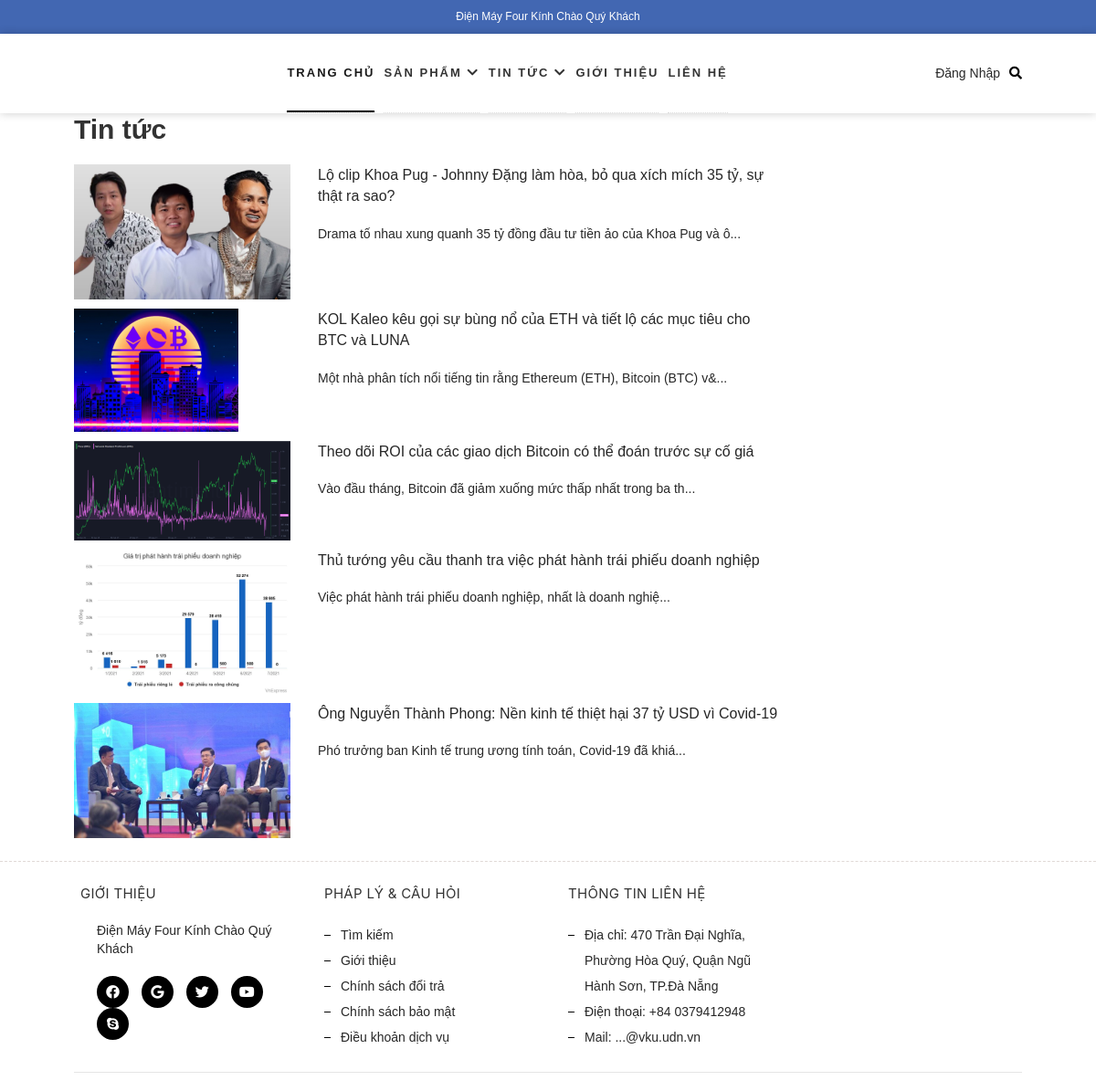
The page /sanpham/tatcatintuc on the database its author committed.
### tables this page shows
CREATE TABLE `blog` (
  `id_blog` int(11) NOT NULL,
  `name_blogs` varchar(100) NOT NULL,
  `img` varchar(500) NOT NULL,
  `title_blog` varchar(200) NOT NULL,
  `content_blog` longtext NOT NULL,
  `id_category_blog` int(11) NOT NULL
);

### system/libs/load.php (called while the page is built, shortened)
<?php
    class load{
        public function view($filename, $data = null){
            include'app/views/'.$filename.'.php';
        }
        public function model($filename){
            return new $filename();
        }
    }
?>

### app/controllers/sanpham.php (called while the page is built, shortened)
<?php
    class sanpham extends DController{
        public function tatcatintuc(){
            $table_member = "member";
            $membermodel = $this->load->model('membermodel');
            $data['member'] = $membermodel->member($table_member);
            $table_category = "category";
            $categorymodel = $this->load->model('categorymodel');
            $data['category'] = $categorymodel->category_home($table_category);
            $table_category_blog = "category_blog";
            $table_blog = "blog";
            $category_blog = $this->load->model('category_blog');
            $data['category_blog'] = $category_blog->category_blog_home($table_category_blog);
            $data['blog_id'] = $category_blog->blog_home_all($table_blog);
            $this->load->view('header');
            $this->load->view('menu',$data);
            $this->load->view('blog',$data);
            $this->load->view('footer');
        }
    }
?>

### system/libs/Session.php (called while the page is built, shortened)
<?php
class Session {
        public static function get($key){
            if(isset($_SESSION['$key'])){
                return $_SESSION['$key'];
            }else{
                return false;
            }
        }
    }
?>

### system/libs/Database.php (called while the page is built, shortened)
<?php
class Database extends PDO {
    public function select($sql,$data = array(),$fetchStyle = PDO::FETCH_ASSOC){
        $statement = $this->prepare($sql);
        $statement->execute();
        return $statement->fetchAll($fetchStyle);
    }
}
?>

### app/models/category_blog.php (called while the page is built, shortened)
<?php
    class category_blog extends DModel{
        public function blog_home_all($table_blog){
            $sql    = "SELECT * FROM $table_blog ORDER BY id_blog DESC ";
            return $this->db->select($sql);
        }
    }
?>

### system/libs/DController.php (called while the page is built, shortened)
<?php
    class DController{
        public function __construct(){
            $this->load = new load();
        }
    }
?>

### system/libs/DModel.php (called while the page is built, shortened)
<?php
class DModel {
    public function __construct()
    {
        $conn ='mysql:dbname=website; host=localhost; charset=utf8';
        $user ='root';
        $pass ='';
        $this->db = new Database($conn,$user,$pass);
    }
}
?>

### app/views/blog.php (the view)
<div class="container">
    <div class="row">
        <div class="col-md-9 col-sm-12 col-xs-12">
            <div class="heading-page clearfix">
                <h1>Tin tức</h1>
            </div>
            <div class="blog-content">
                <div class="list-article-content blog-posts">
            <article class="blog-loop" >
            <?php
                foreach($blog_id as $key => $blog){
            ?>
                <div class="blog-post row" style="margin-top: 10px">
                  <div class="col-md-4 col-xs-12 col-sm-12">
                    <a href="<?php echo BASE_URL?>sanpham/chitiettintuc/<?php echo $blog['id_blog'] ?>" class="blog-post-thumbnail" rel="nofollow">
                      <img src="<?php echo BASE_URL?>/public/uploads/blog/<?php echo $blog['img']?>" >
                    </a>
                  </div>
                  <div class="col-md-8 col-xs-12 col-sm-12">
                    <h3 class="blog-post-title">
                      <a href="<?php echo BASE_URL?>sanpham/chitiettintuc/<?php echo $blog['id_blog'] ?>"><?php echo $blog['name_blogs']?></a>
                    </h3>
                    <p class="entry-content"><?php echo substr($blog['title_blog'],0,100).'...' ?></p>
                  </div>
                </div>
            <?php } ?>
            </article>
                </div>
            </div>
        </div>
    </div>
</div>

### index.php (shortened to what this page needs)
<!DOCTYPE html>
<html lang="en">
<body>
<?php
    $main = new Main();
?>
</body>
</html>

### system/libs/Main.php (shortened to what this page needs)
<?php
    class Main{
        public $url;
        public $controllerName = "index";
        public $methodName = "index";
        public $controllerPath = "app/controllers/";
        public $controller;
        public function __construct(){
            $this->callMethod();
        }
    public function getUrl(){
        $this->url = isset($_GET['url']) ? $_GET['url'] : NULL;
        if($this->url!=NULL){
            $this->url = rtrim($this->url, '/');
            $this->url = explode('/',filter_var($this->url, FILTER_SANITIZE_URL));
        }else{
            unset($this->url);
        }
    }
    public function loadController(){
        if(!isset($this->url[0])){
            include $this->controllerPath.$this->controllerName.'.php';
            $this->controller = new $this->controllerName();
        }else{
            $this->controllerName = $this->url[0];
            $fileName =  $this->controllerPath.$this->controllerName.'.php';
            if(file_exists($fileName)){
                if(class_exists($this->controllerName)){
                    $this->controller = new $this->controllerName();
                }else{
                }
            }else{
            }
        }
    }
    public function callMethod(){
        if(isset($this->url[2])){
            $this->methodName = $this->url[1];
            if(method_exists($this->controller, $this->methodName)){
                $this->controller->{$this->methodName}($this->url[2]);
            }else{
                header("Location:".BASE_URL."index/notfound");
            }
        }else{
            if(isset($this->url[1])){
                $this->methodName = $this->url[1];
                if(method_exists($this->controller, $this->methodName)){
                    $this->controller->{$this->methodName}();
                }else{
                    header("Location:".BASE_URL."index/notfound");
                }
            }else{
                if(method_exists($this->controller, $this->methodName)){
                    $this->controller->{$this->methodName}();
                }else{
                    header("Location:".BASE_URL."index/notfound");
                }
            }
        }
    }
 }
?>

### app/views/header.php (shortened to what this page needs)
<!DOCTYPE html>
<html lang="en">
<head>
  <link rel="stylesheet" href="<?php echo BASE_URL?>public/plugins/bootstrap/bootstrap.min.css">
  <link rel="stylesheet" href="<?php echo BASE_URL?>public/plugins/animate/animate.min.css">
  <link rel="stylesheet" href="<?php echo BASE_URL?>public/plugins/fontawesome/all.css">
  <link rel="stylesheet" href="<?php echo BASE_URL?>public/plugins/webfonts/font.css">
  <link rel="stylesheet" href="<?php echo BASE_URL?>public/css/owl.carousel.min.css" type="text/css">
  <link rel="stylesheet" href="<?php echo BASE_URL?>public/css/owl.theme.default.min.css" type="text/css">
  <link rel="stylesheet" type="text/css" href="<?php echo BASE_URL?>public/css/style.css">
  <link rel="stylesheet" href="<?php echo BASE_URL?>public/plugins/uikit/uikit.min.css" />
</head>
<body>

### app/views/menu.php (shortened to what this page needs)
<div class="header">
    <a style="color: #ffffff;text-decoration: none;" href="<?php echo BASE_URL ?>">Điện Máy Four Kính Chào Quý Khách</a>
  </div>
  <nav class="navbar navbar-expand-lg navbar-light bg-white sticky-top">
    <div class="container">
      <div class="desk-menu collapse navbar-collapse justify-content-md-center" id="navbarNav">
        <ul class="navbar-nav">
          <li class="nav-item active">
            <a class="nav-link" href="<?php echo BASE_URL?>">TRANG CHỦ</a>
          </li>
          <li class="nav-item lisanpham">
            <a class="nav-link" href="<?php echo BASE_URL?>sanpham/tatca"><span>SẢN PHẨM </span>
              <i class="fa fa-chevron-down" aria-hidden="true"></i>
            </a>
          </li>
          <li class="nav-item">
            <a class="nav-link" href="<?php echo BASE_URL?>sanpham/tatcatintuc">Tin Tức
              <i class="fa fa-chevron-down" aria-hidden="true"></i>
            </a>
          </li>
          <li class="nav-item">
            <a class="nav-link" href="<?php echo BASE_URL?>index/gioithieu">GIỚI THIỆU</a>
          </li>
          <li class="nav-item">
            <a class="nav-link" href="<?php echo BASE_URL?>index/lienhe">LIÊN HỆ</a>
          </li>
        </ul>
      </div>
      <?php
          if(!Session::get('member')==true){
            ?><a style="color: #272727; margin-right:10px;" href="<?php echo BASE_URL?>khachhang/dangnhap">
            Đăng Nhập
          </a>
        <?php
          }
        ?>
        <a href="#" class="" uk-toggle="target: #offcanvas-flip">
          <i class="fas fa-search" style="color: black"></i>
        </a>
      </div>
  </nav>

### app/views/footer.php (shortened to what this page needs)
<footer class="main-footer">
      <div class="container">
        <div class="">
          <div class="row">
            <div class="col-xs-12 col-sm-6 col-md-3">
              <div class="footer-col footer-block">
                <h4 class="footer-title">
                  Giới thiệu
                </h4>
                <div class="footer-content">
                  <p>Điện Máy Four Kính Chào Quý Khách</p>
                  <div class="social-list">
                    <a href="#" class="fab fa-facebook"></a>
                    <a href="#" class="fab fa-google"></a>
                    <a href="#" class="fab fa-twitter"></a>
                    <a href="#" class="fab fa-youtube"></a>
                    <a href="#" class="fab fa-skype"></a>
                  </div>
                </div>
              </div>
            </div>
            <div class="col-xs-12 col-sm-6 col-md-3">
              <div class="footer-col footer-link">
                <h4 class="footer-title">
                  PHÁP LÝ &amp; CÂU HỎI
                </h4>
                <div class="footer-content toggle-footer">
                  <ul>
                    <li class="item">
                      <a href="#" title="Tìm kiếm">Tìm kiếm</a>
                    </li>
                    <li class="item">
                      <a href="#" title="Giới thiệu">Giới thiệu</a>
                    </li>
                    <li class="item">
                      <a href="#" title="Chính sách đổi trả">Chính sách đổi trả</a>
                    </li>
                    <li class="item">
                      <a href="#" title="Chính sách bảo mật">Chính sách bảo mật</a>
                    </li>
                    <li class="item">
                      <a href="#" title="Điều khoản dịch vụ">Điều khoản dịch vụ</a>
                    </li>
                  </ul>
                </div>
              </div>
            </div>
            <div class="col-xs-12 col-sm-6 col-md-3">
              <div class="footer-col footer-block">
                <h4 class="footer-title">
                  Thông tin liên hệ
                </h4>
                <div class="footer-content toggle-footer">
                  <ul>
                    <li><span>Địa chỉ:</span> 470 Trần Đại Nghĩa, Phường Hòa Quý, Quận Ngũ Hành Sơn, TP.Đà Nẵng</li>
                    <li><span>Điện thoại:</span> +84 0379412948</li>
                    <li><span>Mail:</span> ...@vku.udn.vn</li>
                  </ul>
                </div>
              </div>
            </div>
          </div>
        </div>
      </div>
      <div class="main-footer--copyright">
        <div class="container">
          <hr>
        </div>
      </div>
    </footer>
</body>
</html>

### public/css/style.css (style rules this page uses)
* { font-family: "Quicksand", sans-serif; margin: 0; padding: 0; }
.heading-page h1 { font-size: 30px; font-family: "Quicksand", sans-serif; font-weight: 700; }
nav.navbar { padding: initial; }
.navbar-light .navbar-nav .nav-link { color: initial; color: #333333; border: initial; border-bottom: 1px dotted #ddd; padding: initial; padding: 10px 0px; }
.navbar-light .navbar-nav .nav-link::after { display: none; }
* { box-sizing: border-box; }
a { color: black; text-decoration: none; outline: none; }
.header { background: #4267b2; font-size: 12px; width: 100%; transition: 0.3s; position: relative; text-align: center; padding: 10px 0 10px 0; color: #ffffff; }
body { line-height: 1.4; font-size: 14px; color: #272727; overflow-x: hidden; background: #fff; position: initial !important; }
img { vertical-align: middle; max-width: 100%; }
.desk-menu ul li a { color: #272727; }
.desk-menu>ul>li { display: inline-block; height: 100%; padding: 0; z-index: 5; margin-right: 10px; }
.desk-menu>ul>li>a { position: relative; z-index: 2; display: block; padding: 0; line-height: 66px; width: 100%; height: 100%; text-transform: uppercase; letter-spacing: 2px; font-weight: bold; font-size: 13px; }
.desk-menu>ul>li>a:before { position: absolute; content: ""; bottom: 0; left: 0; width: 100%; opacity: 0; transform: scale(0, 1); transform-origin: left center; border-bottom: 2px solid #000000; transition: transform 0.3s, opacity 0.3s; }
.desk-menu>ul>li>a:hover:before, .desk-menu>ul>li.active>a:before { opacity: 1; transform: scale(1, 1); }
ul.navbar-nav { list-style-type: none; padding: 0; text-transform: uppercase; letter-spacing: 2px; font-weight: bold; font-size: 13px; }
a:-webkit-any-link { color: -webkit-link; cursor: pointer; }
.sticky-top { box-shadow: 0 0 10px rgba(0, 0, 0, 0.2); }
.main-footer a { color: #272727; text-decoration: none; }
.main-footer h4 { font-size: 15px; letter-spacing: 0.02em; margin: 0 0 20px; position: relative; line-height: 22px; text-transform: uppercase; margin-left: -18px; }
.main-footer .footer-col { margin-bottom: 24px; padding-left: 25px; }
.main-footer .footer-content ul { margin-bottom: 15px; }
.main-footer .footer-content ul li { display: block; line-height: 28px; position: relative; }
.main-footer .footer-content ul li a, .main-footer .footer-content ul li span { position: relative; overflow: hidden; }
.main-footer .footer-content.toggle-footer ul li a:before, .main-footer .footer-content.toggle-footer ul li span:before { content: ""; width: 7px; height: 1px; background: #000000; left: -18px; opacity: 1; position: absolute; top: 0; bottom: 0; margin: auto; }
.footer-content.toggle-footer span { font-weight: 500; }
.main-footer { padding: 24px 0 0; border-top: 1px dashed #e0d9d6; }
.social-list a { display: inline-block; width: 35px; height: 35px; border-radius: 50%; background: #000000; color: #fff; text-align: center; line-height: 35px; font-size: 15px; margin: 0 10px 0 0; position: relative; text-decoration: none !important; }
.social-list a:after { width: 100%; height: 100%; -webkit-border-radius: 50%; border-radius: 50%; content: ""; position: absolute; left: 0; top: 0; border: 4px solid #000000; opacity: 0; }
@media (min-width: 992px) { .col-md-3 { width: 25%; } }
@media (min-width: 768px) { .col-sm-6 { width: 50%; } }
.blog-posts .blog-loop { margin-bottom: 25px; }
.blog-posts .blog-loop:nth-of-type(3n+1) { clear: both; }
.blog-posts .blog-post .blog-post-thumbnail { display: block; overflow: hidden; }
.blog-posts .blog-post .blog-post-thumbnail img { transition: all 1s ease-in-out 0s; transform: scale(1); }
.blog-posts .blog-post .blog-post-title { margin-bottom: 10px; font-size: 16px; text-transform: none; letter-spacing: 0; }
.blog-posts .blog-post .blog-post-title a { color: #272727; font-weight: 500; }
@media (min-width: 1200px) { .container { max-width: 89%; } }

### rows shown on the page
blog: img (picture), name_blogs "Lộ clip Khoa Pug - Johnny Đặng làm hòa, bỏ qua xích mích 35 tỷ, sự thật ra sao?", title_blog "Drama tố nhau xung quanh 35 tỷ đồng đầu tư tiền ảo của Khoa Pug và ô"
blog: img (picture), name_blogs "KOL Kaleo kêu gọi sự bùng nổ của ETH và tiết lộ các mục tiêu cho BTC và LUNA", title_blog "Một nhà phân tích nổi tiếng tin rằng Ethereum (ETH), Bitcoin (BTC) v&"
blog: img (picture), name_blogs "Theo dõi ROI của các giao dịch Bitcoin có thể đoán trước sự cố giá", title_blog "Vào đầu tháng, Bitcoin đã giảm xuống mức thấp nhất trong ba th"
blog: img (picture), name_blogs "Thủ tướng yêu cầu thanh tra việc phát hành trái phiếu doanh nghiệp", title_blog "Việc phát hành trái phiếu doanh nghiệp, nhất là doanh nghiệ"
blog: img (picture), name_blogs "Ông Nguyễn Thành Phong: Nền kinh tế thiệt hại 37 tỷ USD vì Covid-19", title_blog "Phó trưởng ban Kinh tế trung ương tính toán, Covid-19 đã khiá"
